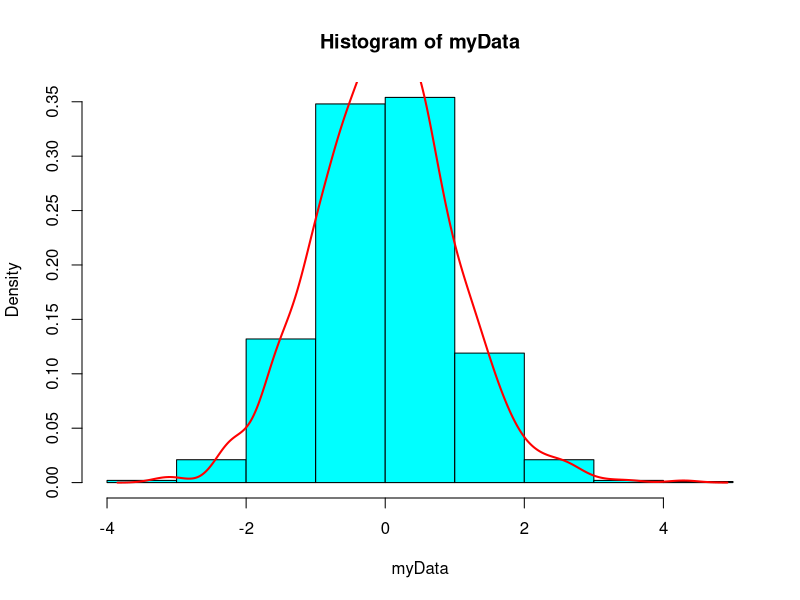

This figure's R source:
## ---- chunk 1
myData <- rnorm(1000, mean = 0, sd = 1)
# first three observations
head(myData, n = 3)
## ---- chunk 2
hist(myData, col = "cyan", prob = T, breaks = 10)
# to plot empirical density
lines(density(myData), col = "red", lwd = "2")

